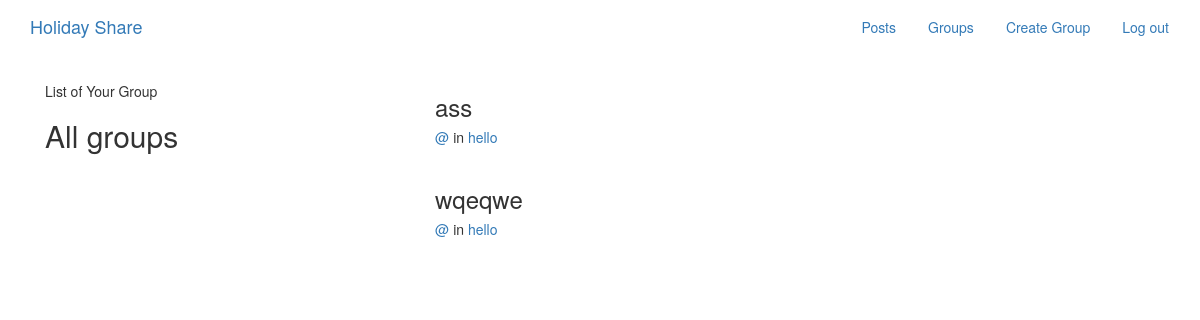
The page /posts/ (signed in) on the database its author committed.
### posts/models.py (models this page shows, shortened)
class Post(models.Model):
    user = models.ForeignKey(User,related_name='posts', null=True)
    created_date = models.DateTimeField(auto_now =True, null=True)
    message = models.TextField(max_length=500)
    message_html = models.TextField(editable=False)
    group = models.ForeignKey(Group,related_name='posts',null=True,blank=True)
    slug = models.SlugField(allow_unicode=True, null=True, unique = True)
    class Meta:
        ordering =['created_date']
        unique_together = ['user','message']

### groups/models.py (models this page shows, shortened)
class Group(models.Model):
    name = models.CharField(max_length=40,unique=True)
    slug = models.SlugField(allow_unicode=True,unique=True)
    country = models.CharField(max_length=40,unique = True)
    description = models.TextField(blank=True)
    description_html = models.TextField(editable=False, blank=True)
    members = models.ManyToManyField(User,through='GroupMember')
    class Meta:
        ordering =['name']

### posts/views.py (the view)
class PostList(SelectRelatedMixin, generic.ListView):
    model = models.Post
    select_related = ('user','group')

### posts/templates/posts/post_list.html (shortened to what this page needs)
{% extends "posts/post_base.html" %}
{% block prepost %}
<div class="col-md-4">
  {% if user.is_authenticated %}
  <div class="card card-with-shadow">
    <div class="content">
      <h5 class='title'> List of Your Group</h5>
    </div>
  </div>
    {% endif %}
    <div class="card card-with-shadow">
      <div class="content">
        <h2 class='title'> All groups</h2>
      </div>
    </div>
</div>
{% endblock %}
{% block post_content %}
<div class="col-md-8">
{% for post in post_list %}
  {% include "posts/_post.html" %}
{% endfor %}
  </div>
{% endblock %}

### posts/templates/posts/_post.html (shortened to what this page needs)
<div class="post media">
	<h3>{{ post.message_html|safe }}</h3>
	<div class="media-body">
		<h5 class="media-heading">
			<span class="username"><a href="{% url 'posts:for_user' username=post.user.username %}">@{{ post.user.username }}</a></span>
			{% if post.group %}
			<span class="group-name">in <a href="#">{{ post.group.name }}</a></span>
			{% endif %}
		</h5>
	</div>
</div>

### rows shown on the page
Post: message_html "ass", group.name "hello"
Post: message_html "wqeqwe", group.name "hello"
